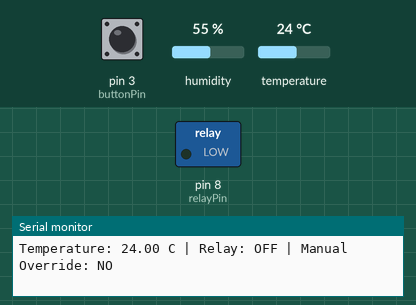
A sketch run on a simulated Arduino Uno, built with avr-gcc and run on an emulated ATmega328P. On the bench: switched loads named in the sketch (green lamp = pin HIGH), the last lines printed to the serial monitor. Inputs (shaded band) come from the test bench; at power-on: temperature 24 °C, pin 3 (buttonPin) HIGH, humidity 55 %.

Above: at 2.8 s.
2.9 s: temperature set to 31 °C
5.2 s: temperature set to 34 °C
At 6.8 s:
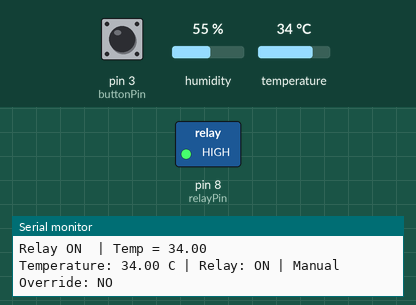
7.6 s: pin 3 (buttonPin) pulled LOW for 1.25 s
At 9.4 s:
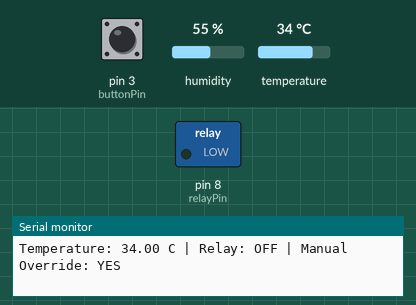
10.8 s: pin 3 (buttonPin) pulled LOW for 3.2 s
At 12.2 s:
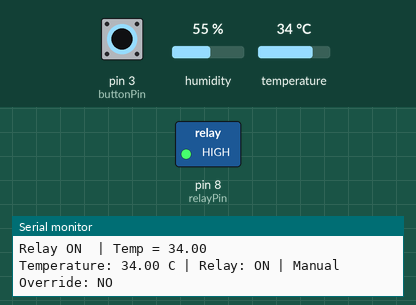
Timing chart, 0 to 13.8 s (numbered marks = the images above; inputs shaded):
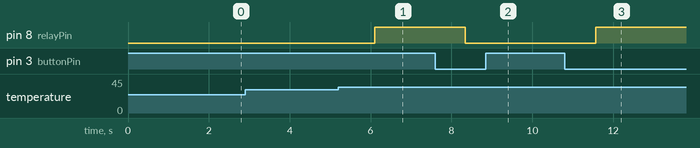

Measured:
- the behaviour switches between 32 and 33 °C on temperature (found by bisection; images 0 and 1)
- after the input at 5.2 s, pin 8 (relayPin): LOW → HIGH after 0.90 s
- after the input at 7.6 s, pin 8 (relayPin): HIGH → LOW after 0.74 s
- after the input at 10.8 s, pin 8 (relayPin): LOW → HIGH after 0.77 s

The sketch:

relay_controlled_acdevice_simulation.ino
```cpp
#include <DHT.h>

#define DHTPIN 2
#define DHTTYPE DHT11

DHT dht(DHTPIN, DHTTYPE);

const int relayPin = 8;      // LED simulates relay
const int buttonPin = 3;

bool relayState = false;
bool manualOverride = false;

int lastButtonState = HIGH;

void setup() {
  Serial.begin(9600);

  dht.begin();

  pinMode(relayPin, OUTPUT);
  pinMode(buttonPin, INPUT_PULLUP);

  digitalWrite(relayPin, LOW);
}

void loop() {

  float temp = dht.readTemperature();

  if (isnan(temp)) {
    Serial.println("Sensor Error");
    delay(1000);
    return;
  }

  // Manual Override Button
  int buttonState = digitalRead(buttonPin);

  if (buttonState == LOW && lastButtonState == HIGH) {
    manualOverride = !manualOverride;

    if (manualOverride)
      relayState = !relayState;

    delay(200);
  }

  lastButtonState = buttonState;

  // Automatic Mode
  if (!manualOverride) {

    if (temp > 32 && !relayState) {
      relayState = true;

      Serial.print("Relay ON  | Temp = ");
      Serial.println(temp);
    }

    if (temp < 28 && relayState) {
      relayState = false;

      Serial.print("Relay OFF | Temp = ");
      Serial.println(temp);
    }
  }

  digitalWrite(relayPin, relayState);

  Serial.print("Temperature: ");
  Serial.print(temp);
  Serial.print(" C");

  Serial.print(" | Relay: ");

  if (relayState)
    Serial.print("ON");
  else
    Serial.print("OFF");

  Serial.print(" | Manual Override: ");

  if (manualOverride)
    Serial.println("YES");
  else
    Serial.println("NO");

  delay(1000);
}
```
